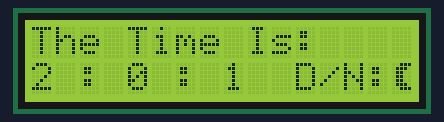
Simulated run of this sketch. Board: Arduino Uno, built with avr-gcc and run on an emulated ATmega328P. Parts: 16×2 character LCD. What the sketch prints to the serial monitor is not drawn.

Above: at 0.1 s.
At 4.1 s:
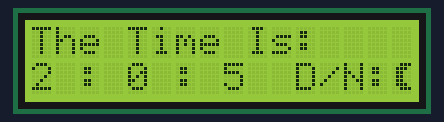
At 9.2 s:
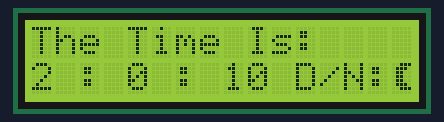
At 19.2 s:
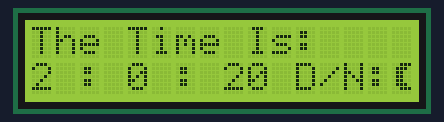
At 28.3 s:
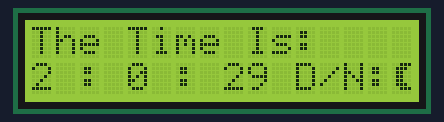
At 38.4 s:
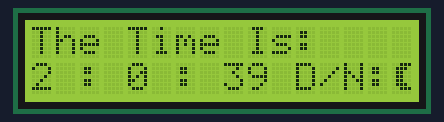

The sketch:

Arduino_Clock.ino
```cpp
/*
Mathis Van Eetvelde 2/6/17
*/

#include <LiquidCrystal.h>
LiquidCrystal lcd(8, 9, 4, 5, 6, 7);

//Sun & Moon Characters
byte day[8] = {
  0b00100,
  0b10001,
  0b01110,
  0b11111,
  0b01110,
  0b10001,
  0b00100,
  0b00000
};
byte night[8] = {
  0b00111,
  0b01110,
  0b01100,
  0b01100,
  0b01100,
  0b01110,
  0b00111,
  0b00000
};

int isDay = 1;


int seconds = 0;
int minutes = 0;
int hours = 2;
int clockOn = 1; //I had to disable the clock to test some things


void setup() {


Serial.begin(9600);
Serial.print("Starting to count!");
lcd.begin(16, 2);
lcd.createChar(1, day);
lcd.createChar(2, night);

}

void loop() {
Serial.print(isDay);
if(clockOn = 1){
    seconds ++;
    checkTime();
    printTime();
    preTime();
    delay(1000);
    lcd.clear();

} else {

    Serial.print("The clock is disabled, please change clockOn int to 1!");
}


}

void checkTime(){
    if(seconds >= 60){
        minutes ++;
        seconds = 0;
        Serial.print("A minute has gone by!");
    }

    if(minutes >= 60){
        hours ++;
        minutes = 0;
        Serial.print("An hour has gone by!");
    }

    if(hours >= 6 || hours <= 19){
      isDay = 1;
      }else{isDay = 0;}
}
void printTime(){
    lcd.setCursor(0,1);
    lcd.print(hours);
    lcd.setCursor(2,1);
    lcd.print(":");
    lcd.setCursor(4,1);
    lcd.print(minutes);
    lcd.setCursor(6,1);
    lcd.print(":");
    lcd.setCursor(8,1);
    lcd.print(seconds);
}
void preTime(){
  lcd.setCursor(0,0);
  lcd.print("The Time Is:");
  lcd.setCursor(11,1);
  lcd.print("D/N:");
  if(day == 1){
    lcd.setCursor(15,1);
    lcd.write(1);
    }else{
        lcd.setCursor(15,1);
        lcd.write(2);

      }


  }
```

Measured:
- what the display in image 1 shows lasts 1.0 s, from 4.1 s to 5.1 s
